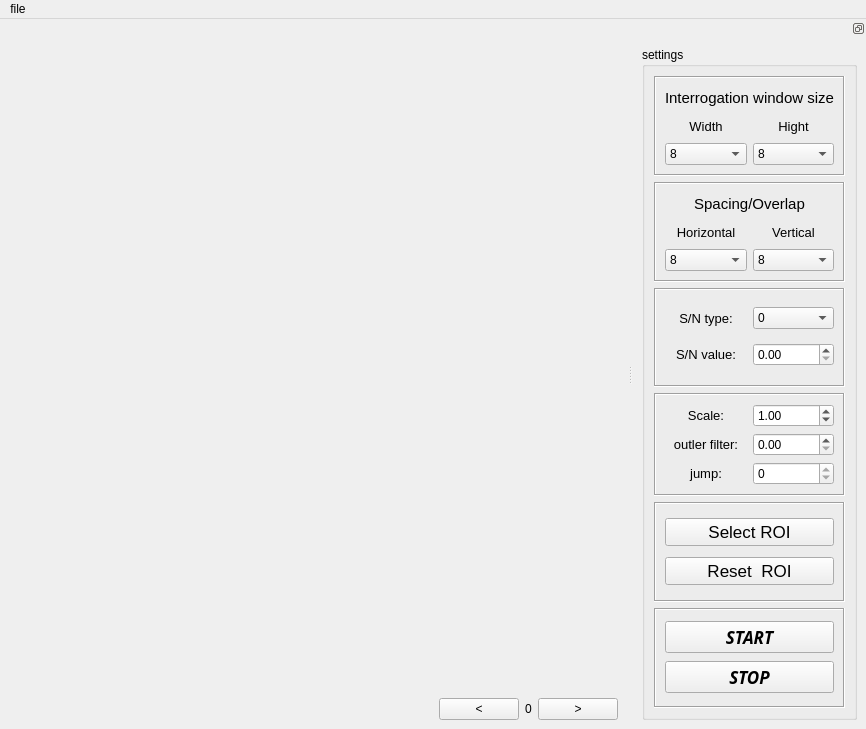
<?xml version="1.0" encoding="UTF-8"?>
<ui version="4.0">
 <class>MainWindow</class>
 <widget class="QMainWindow" name="MainWindow">
  <property name="geometry">
   <rect>
    <x>0</x>
    <y>0</y>
    <width>866</width>
    <height>729</height>
   </rect>
  </property>
  <property name="mouseTracking">
   <bool>false</bool>
  </property>
  <property name="acceptDrops">
   <bool>false</bool>
  </property>
  <property name="windowTitle">
   <string>OpenPIV</string>
  </property>
  <property name="windowIcon">
   <iconset>
    <normaloff>images/openpiv_logo.png</normaloff>images/openpiv_logo.png</iconset>
  </property>
  <property name="locale">
   <locale language="English" country="Israel"/>
  </property>
  <property name="documentMode">
   <bool>false</bool>
  </property>
  <property name="dockNestingEnabled">
   <bool>false</bool>
  </property>
  <widget class="QWidget" name="centralwidget">
   <property name="autoFillBackground">
    <bool>false</bool>
   </property>
   <layout class="QGridLayout" name="gridLayout_2">
    <item row="2" column="0">
     <spacer name="horizontalSpacer">
      <property name="orientation">
       <enum>Qt::Horizontal</enum>
      </property>
      <property name="sizeHint" stdset="0">
       <size>
        <width>2000</width>
        <height>20</height>
       </size>
      </property>
     </spacer>
    </item>
    <item row="1" column="0" colspan="4">
     <widget class="QStackedWidget" name="images_widget">
      <property name="sizePolicy">
       <sizepolicy hsizetype="Minimum" vsizetype="Minimum">
        <horstretch>0</horstretch>
        <verstretch>0</verstretch>
       </sizepolicy>
      </property>
      <property name="lineWidth">
       <number>2</number>
      </property>
      <property name="currentIndex">
       <number>0</number>
      </property>
      <widget class="QWidget" name="image">
       <layout class="QGridLayout" name="gridLayout_34">
        <item row="1" column="0">
         <widget class="QLabel" name="defult_image">
          <property name="text">
           <string/>
          </property>
          <property name="pixmap">
           <pixmap>images/openpiv_logo.png</pixmap>
          </property>
          <property name="alignment">
           <set>Qt::AlignCenter</set>
          </property>
         </widget>
        </item>
       </layout>
      </widget>
     </widget>
    </item>
    <item row="2" column="3">
     <widget class="QPushButton" name="right_button">
      <property name="sizePolicy">
       <sizepolicy hsizetype="Minimum" vsizetype="Minimum">
        <horstretch>0</horstretch>
        <verstretch>0</verstretch>
       </sizepolicy>
      </property>
      <property name="text">
       <string>&gt;</string>
      </property>
     </widget>
    </item>
    <item row="2" column="1">
     <widget class="QPushButton" name="left_button">
      <property name="sizePolicy">
       <sizepolicy hsizetype="Minimum" vsizetype="Minimum">
        <horstretch>0</horstretch>
        <verstretch>0</verstretch>
       </sizepolicy>
      </property>
      <property name="text">
       <string>&lt;</string>
      </property>
     </widget>
    </item>
    <item row="2" column="2">
     <widget class="QLabel" name="current_image">
      <property name="text">
       <string>0</string>
      </property>
     </widget>
    </item>
   </layout>
  </widget>
  <widget class="QDockWidget" name="settings_dockwidget">
   <property name="enabled">
    <bool>true</bool>
   </property>
   <property name="features">
    <set>QDockWidget::DockWidgetFloatable|QDockWidget::DockWidgetMovable</set>
   </property>
   <property name="allowedAreas">
    <set>Qt::LeftDockWidgetArea|Qt::RightDockWidgetArea</set>
   </property>
   <attribute name="dockWidgetArea">
    <number>2</number>
   </attribute>
   <widget class="QWidget" name="settings">
    <property name="enabled">
     <bool>true</bool>
    </property>
    <layout class="QGridLayout" name="gridLayout_33">
     <item row="0" column="0">
      <widget class="QGroupBox" name="setting_box">
       <property name="title">
        <string>settings</string>
       </property>
       <layout class="QGridLayout" name="gridLayout_27">
        <item row="5" column="3">
         <widget class="QFrame" name="roi_frame">
          <property name="frameShape">
           <enum>QFrame::Box</enum>
          </property>
          <property name="frameShadow">
           <enum>QFrame::Sunken</enum>
          </property>
          <layout class="QGridLayout" name="gridLayout_29">
           <item row="2" column="0">
            <widget class="QPushButton" name="reset_roi_button">
             <property name="font">
              <font>
               <pointsize>13</pointsize>
              </font>
             </property>
             <property name="cursor">
              <cursorShape>PointingHandCursor</cursorShape>
             </property>
             <property name="text">
              <string>Reset  ROI</string>
             </property>
             <property name="autoRepeat">
              <bool>false</bool>
             </property>
             <property name="autoExclusive">
              <bool>false</bool>
             </property>
             <property name="autoDefault">
              <bool>false</bool>
             </property>
             <property name="default">
              <bool>false</bool>
             </property>
             <property name="flat">
              <bool>false</bool>
             </property>
            </widget>
           </item>
           <item row="0" column="0">
            <widget class="QPushButton" name="select_roi_button">
             <property name="font">
              <font>
               <pointsize>13</pointsize>
              </font>
             </property>
             <property name="cursor">
              <cursorShape>PointingHandCursor</cursorShape>
             </property>
             <property name="text">
              <string>Select ROI</string>
             </property>
             <property name="autoRepeat">
              <bool>false</bool>
             </property>
             <property name="autoExclusive">
              <bool>false</bool>
             </property>
             <property name="autoDefault">
              <bool>false</bool>
             </property>
             <property name="default">
              <bool>false</bool>
             </property>
             <property name="flat">
              <bool>false</bool>
             </property>
            </widget>
           </item>
          </layout>
         </widget>
        </item>
        <item row="4" column="3">
         <widget class="QFrame" name="sc_oufi_j_frame">
          <property name="frameShape">
           <enum>QFrame::Box</enum>
          </property>
          <property name="frameShadow">
           <enum>QFrame::Sunken</enum>
          </property>
          <layout class="QGridLayout" name="gridLayout_28">
           <item row="0" column="0">
            <widget class="QLabel" name="scale_lable">
             <property name="font">
              <font>
               <pointsize>10</pointsize>
              </font>
             </property>
             <property name="text">
              <string>Scale:</string>
             </property>
             <property name="alignment">
              <set>Qt::AlignCenter</set>
             </property>
            </widget>
           </item>
           <item row="1" column="0">
            <widget class="QLabel" name="outler_filter_lable">
             <property name="font">
              <font>
               <pointsize>10</pointsize>
              </font>
             </property>
             <property name="text">
              <string>outler filter:</string>
             </property>
             <property name="alignment">
              <set>Qt::AlignCenter</set>
             </property>
            </widget>
           </item>
           <item row="1" column="1">
            <widget class="QDoubleSpinBox" name="outler_filter_spin_box">
             <property name="accelerated">
              <bool>true</bool>
             </property>
             <property name="maximum">
              <double>100.000000000000000</double>
             </property>
             <property name="singleStep">
              <double>0.100000000000000</double>
             </property>
            </widget>
           </item>
           <item row="2" column="0">
            <widget class="QLabel" name="jump_lable">
             <property name="font">
              <font>
               <pointsize>10</pointsize>
              </font>
             </property>
             <property name="text">
              <string>jump:</string>
             </property>
             <property name="alignment">
              <set>Qt::AlignCenter</set>
             </property>
            </widget>
           </item>
           <item row="2" column="1">
            <widget class="QSpinBox" name="jump_spin_box">
             <property name="maximum">
              <number>0</number>
             </property>
            </widget>
           </item>
           <item row="0" column="1">
            <widget class="QDoubleSpinBox" name="scale_spin_box">
             <property name="value">
              <double>1.000000000000000</double>
             </property>
            </widget>
           </item>
          </layout>
         </widget>
        </item>
        <item row="3" column="3">
         <widget class="QFrame" name="type_value_frame">
          <property name="enabled">
           <bool>true</bool>
          </property>
          <property name="frameShape">
           <enum>QFrame::Box</enum>
          </property>
          <property name="frameShadow">
           <enum>QFrame::Sunken</enum>
          </property>
          <layout class="QGridLayout" name="gridLayout_30">
           <item row="2" column="1">
            <widget class="QDoubleSpinBox" name="value_spin_box">
             <property name="sizePolicy">
              <sizepolicy hsizetype="Minimum" vsizetype="Fixed">
               <horstretch>0</horstretch>
               <verstretch>0</verstretch>
              </sizepolicy>
             </property>
             <property name="cursor">
              <cursorShape>PointingHandCursor</cursorShape>
             </property>
             <property name="accelerated">
              <bool>true</bool>
             </property>
             <property name="maximum">
              <double>100.000000000000000</double>
             </property>
             <property name="singleStep">
              <double>0.100000000000000</double>
             </property>
            </widget>
           </item>
           <item row="0" column="0">
            <widget class="QLabel" name="type_label">
             <property name="font">
              <font>
               <pointsize>10</pointsize>
              </font>
             </property>
             <property name="text">
              <string>S/N type:</string>
             </property>
             <property name="alignment">
              <set>Qt::AlignCenter</set>
             </property>
            </widget>
           </item>
           <item row="2" column="0">
            <widget class="QLabel" name="value_label">
             <property name="font">
              <font>
               <pointsize>10</pointsize>
              </font>
             </property>
             <property name="text">
              <string>S/N value:</string>
             </property>
             <property name="alignment">
              <set>Qt::AlignCenter</set>
             </property>
            </widget>
           </item>
           <item row="0" column="1">
            <widget class="QComboBox" name="type_combo_box">
             <item>
              <property name="text">
               <string>0</string>
              </property>
             </item>
             <item>
              <property name="text">
               <string>1</string>
              </property>
             </item>
             <item>
              <property name="text">
               <string>2</string>
              </property>
             </item>
             <item>
              <property name="text">
               <string>3</string>
              </property>
             </item>
            </widget>
           </item>
          </layout>
         </widget>
        </item>
        <item row="1" column="3">
         <widget class="QFrame" name="spacing_frame">
          <property name="cursor">
           <cursorShape>PointingHandCursor</cursorShape>
          </property>
          <property name="frameShape">
           <enum>QFrame::Box</enum>
          </property>
          <property name="frameShadow">
           <enum>QFrame::Sunken</enum>
          </property>
          <layout class="QGridLayout" name="gridLayout_31">
           <item row="0" column="1" colspan="2">
            <widget class="QLabel" name="spacing_label">
             <property name="font">
              <font>
               <pointsize>11</pointsize>
              </font>
             </property>
             <property name="text">
              <string>Spacing/Overlap</string>
             </property>
             <property name="alignment">
              <set>Qt::AlignCenter</set>
             </property>
            </widget>
           </item>
           <item row="1" column="2">
            <widget class="QLabel" name="vertical_label">
             <property name="font">
              <font>
               <pointsize>10</pointsize>
              </font>
             </property>
             <property name="text">
              <string>Vertical</string>
             </property>
             <property name="alignment">
              <set>Qt::AlignCenter</set>
             </property>
            </widget>
           </item>
           <item row="1" column="1">
            <widget class="QLabel" name="horizontal_label">
             <property name="font">
              <font>
               <pointsize>10</pointsize>
              </font>
             </property>
             <property name="text">
              <string>Horizontal</string>
             </property>
             <property name="alignment">
              <set>Qt::AlignCenter</set>
             </property>
            </widget>
           </item>
           <item row="2" column="2">
            <widget class="QComboBox" name="comboBox_3">
             <item>
              <property name="text">
               <string>8</string>
              </property>
             </item>
             <item>
              <property name="text">
               <string>16</string>
              </property>
             </item>
             <item>
              <property name="text">
               <string>32</string>
              </property>
             </item>
             <item>
              <property name="text">
               <string>64</string>
              </property>
             </item>
             <item>
              <property name="text">
               <string>128</string>
              </property>
             </item>
             <item>
              <property name="text">
               <string>256</string>
              </property>
             </item>
             <item>
              <property name="text">
               <string>512</string>
              </property>
             </item>
            </widget>
           </item>
           <item row="2" column="1">
            <widget class="QComboBox" name="comboBox_4">
             <item>
              <property name="text">
               <string>8</string>
              </property>
             </item>
             <item>
              <property name="text">
               <string>16</string>
              </property>
             </item>
             <item>
              <property name="text">
               <string>32</string>
              </property>
             </item>
             <item>
              <property name="text">
               <string>64</string>
              </property>
             </item>
             <item>
              <property name="text">
               <string>128</string>
              </property>
             </item>
             <item>
              <property name="text">
               <string>256</string>
              </property>
             </item>
             <item>
              <property name="text">
               <string>512</string>
              </property>
             </item>
            </widget>
           </item>
          </layout>
         </widget>
        </item>
        <item row="6" column="3">
         <widget class="QFrame" name="frame">
          <property name="frameShape">
           <enum>QFrame::Box</enum>
          </property>
          <property name="frameShadow">
           <enum>QFrame::Sunken</enum>
          </property>
          <layout class="QGridLayout" name="gridLayout_3">
           <item row="0" column="0">
            <widget class="QPushButton" name="start_button">
             <property name="font">
              <font>
               <family>Gill Sans MT</family>
               <pointsize>13</pointsize>
               <weight>75</weight>
               <italic>true</italic>
               <bold>true</bold>
               <underline>false</underline>
               <strikeout>false</strikeout>
               <kerning>true</kerning>
              </font>
             </property>
             <property name="cursor">
              <cursorShape>PointingHandCursor</cursorShape>
             </property>
             <property name="text">
              <string>START</string>
             </property>
            </widget>
           </item>
           <item row="1" column="0">
            <widget class="QPushButton" name="stop_button">
             <property name="sizePolicy">
              <sizepolicy hsizetype="Preferred" vsizetype="Fixed">
               <horstretch>0</horstretch>
               <verstretch>0</verstretch>
              </sizepolicy>
             </property>
             <property name="font">
              <font>
               <family>Gill Sans MT</family>
               <pointsize>13</pointsize>
               <weight>75</weight>
               <italic>true</italic>
               <bold>true</bold>
               <underline>false</underline>
               <strikeout>false</strikeout>
               <kerning>true</kerning>
              </font>
             </property>
             <property name="cursor">
              <cursorShape>PointingHandCursor</cursorShape>
             </property>
             <property name="text">
              <string>STOP</string>
             </property>
            </widget>
           </item>
          </layout>
         </widget>
        </item>
        <item row="0" column="3">
         <widget class="QFrame" name="interrogation_winsize_frame">
          <property name="frameShape">
           <enum>QFrame::Box</enum>
          </property>
          <property name="frameShadow">
           <enum>QFrame::Sunken</enum>
          </property>
          <layout class="QGridLayout" name="gridLayout_4">
           <item row="0" column="0" colspan="2">
            <widget class="QLabel" name="interrogation_winsize_label">
             <property name="font">
              <font>
               <pointsize>11</pointsize>
              </font>
             </property>
             <property name="text">
              <string>Interrogation window size</string>
             </property>
             <property name="alignment">
              <set>Qt::AlignCenter</set>
             </property>
            </widget>
           </item>
           <item row="1" column="0">
            <widget class="QLabel" name="width_label">
             <property name="font">
              <font>
               <pointsize>10</pointsize>
              </font>
             </property>
             <property name="text">
              <string>Width</string>
             </property>
             <property name="alignment">
              <set>Qt::AlignCenter</set>
             </property>
            </widget>
           </item>
           <item row="1" column="1">
            <widget class="QLabel" name="hight_label">
             <property name="font">
              <font>
               <pointsize>10</pointsize>
              </font>
             </property>
             <property name="text">
              <string>Hight</string>
             </property>
             <property name="alignment">
              <set>Qt::AlignCenter</set>
             </property>
            </widget>
           </item>
           <item row="2" column="0">
            <widget class="QComboBox" name="comboBox">
             <item>
              <property name="text">
               <string>8</string>
              </property>
             </item>
             <item>
              <property name="text">
               <string>16</string>
              </property>
             </item>
             <item>
              <property name="text">
               <string>32</string>
              </property>
             </item>
             <item>
              <property name="text">
               <string>64</string>
              </property>
             </item>
             <item>
              <property name="text">
               <string>128</string>
              </property>
             </item>
             <item>
              <property name="text">
               <string>256</string>
              </property>
             </item>
             <item>
              <property name="text">
               <string>512</string>
              </property>
             </item>
            </widget>
           </item>
           <item row="2" column="1">
            <widget class="QComboBox" name="comboBox_2">
             <item>
              <property name="text">
               <string>8</string>
              </property>
             </item>
             <item>
              <property name="text">
               <string>16</string>
              </property>
             </item>
             <item>
              <property name="text">
               <string>32</string>
              </property>
             </item>
             <item>
              <property name="text">
               <string>64</string>
              </property>
             </item>
             <item>
              <property name="text">
               <string>128</string>
              </property>
             </item>
             <item>
              <property name="text">
               <string>256</string>
              </property>
             </item>
             <item>
              <property name="text">
               <string>512</string>
              </property>
             </item>
            </widget>
           </item>
          </layout>
         </widget>
        </item>
       </layout>
      </widget>
     </item>
    </layout>
   </widget>
  </widget>
  <widget class="QMenuBar" name="menuBar">
   <property name="geometry">
    <rect>
     <x>0</x>
     <y>0</y>
     <width>866</width>
     <height>21</height>
    </rect>
   </property>
   <widget class="QMenu" name="menufile">
    <property name="title">
     <string>file</string>
    </property>
    <addaction name="actionfiles"/>
   </widget>
   <addaction name="menufile"/>
  </widget>
  <action name="actiontest">
   <property name="text">
    <string>add</string>
   </property>
  </action>
  <action name="actionfiles">
   <property name="text">
    <string>file</string>
   </property>
  </action>
  <zorder>settings_dockwidget</zorder>
 </widget>
 <tabstops>
  <tabstop>value_spin_box</tabstop>
  <tabstop>outler_filter_spin_box</tabstop>
  <tabstop>select_roi_button</tabstop>
  <tabstop>reset_roi_button</tabstop>
 </tabstops>
 <resources/>
 <connections/>
</ui>
